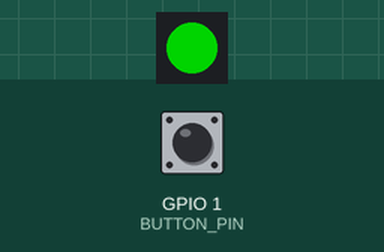
Bench run of a sketch on a simulated ESP32. On the bench: 1 RGB LEDs in strip order, left to right. The test bench sets the inputs (shaded band); at power-on: GPIO 1 (BUTTON_PIN) HIGH. Dim RGB values are drawn brighter than linear.

Above: at 3.8 s.
3.9 s: GPIO 1 (BUTTON_PIN) pulled LOW for 1.3 s
At 5.3 s:
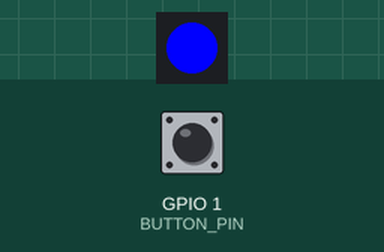
9.4 s: GPIO 1 (BUTTON_PIN) pulled LOW for 3.2 s
At 16.4 s:
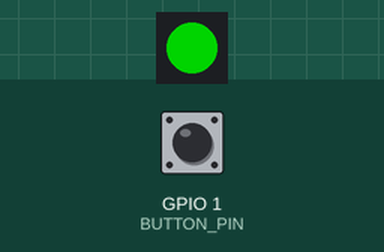
Timing chart, 0 to 17.9 s (numbered marks = the images above; inputs shaded):
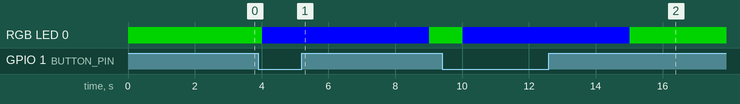

Measured:
- after the input at 3.9 s, RGB LED 0: RGB(0, 128, 0) → RGB(0, 0, 255) after 0.11 s, → RGB(0, 128, 0) 5.0 s later
- after the input at 9.4 s, RGB LED 0: RGB(0, 128, 0) → RGB(0, 0, 255) after 0.63 s, → RGB(0, 128, 0) 5.0 s later

The sketch:

master1device.ino
```cpp
#include <FastLED.h>
#include <esp_now.h>
#include <WiFi.h>

#define LED_PIN 46
#define NUM_LEDS 1
#define CHANNEL 1
#define BUTTON_PIN 1

CRGB leds[NUM_LEDS];

// ESP-NOW parameters
esp_now_peer_info_t slave;
uint8_t slave_address[] = {0x70, 0x04, 0x1D, 0xA4, 0x69, 0x04}; // Replace with your slave MAC address

bool ack = false;

// Callback function for ESP-NOW
void OnDataSent(const uint8_t *mac_addr, esp_now_send_status_t status) {
 if (status == ESP_NOW_SEND_SUCCESS) {
    ack = true;
    leds[0] = CRGB::Green;
    FastLED.show();
  } else {
    ack = false;
    leds[0] = CRGB::Red;
    FastLED.show();
  }
}

void setup() {
  FastLED.addLeds<WS2812B, LED_PIN, GRB>(leds, NUM_LEDS);
  leds[0] = CRGB::Red;
  FastLED.show();

  // Set device as a Wi-Fi Station
  WiFi.mode(WIFI_STA);

  // Init ESP-NOW
  if (esp_now_init() != ESP_OK) {
    Serial.println("Error initializing ESP-NOW");
    return;
  }

  // Once ESP-NOW is successfully Init, we will register for Send CB to
  // get the status of Trasnmitted packet
  esp_now_register_send_cb(OnDataSent);

  // Register peer
  memcpy(slave.peer_addr, slave_address, 6);
  slave.channel = CHANNEL;
  slave.encrypt = false;

  // Add peer
  if (esp_now_add_peer(&slave) != ESP_OK){
    Serial.println("Failed to add peer");
    return;
  }

  // Set the button pin as input
  pinMode(BUTTON_PIN, INPUT_PULLUP);
}

void loop() {
  // Send a test message to check connection
  uint8_t data[] = "Test";
  esp_now_send(slave_address, data, sizeof(data));
  delay(1000); // Wait for acknowledgment

  // If no acknowledgment received, assume the slave is disconnected
  if (!ack) {
    leds[0] = CRGB::Red;
    FastLED.show();
  }

  // Check if button is pressed
  if (digitalRead(BUTTON_PIN) == LOW) {
    uint8_t data[] = "Blue";   // Send "Blue" when button is pressed
    esp_now_send(slave_address, data, sizeof(data));
    delay(10); // Small delay to ensure data is sent
    leds[0] = CRGB::Blue;
    FastLED.show();
    delay(5000);
    if (ack) {
      leds[0] = CRGB::Green;
    } else {
      leds[0] = CRGB::Red;
    }
    FastLED.show();
  }
}
```
